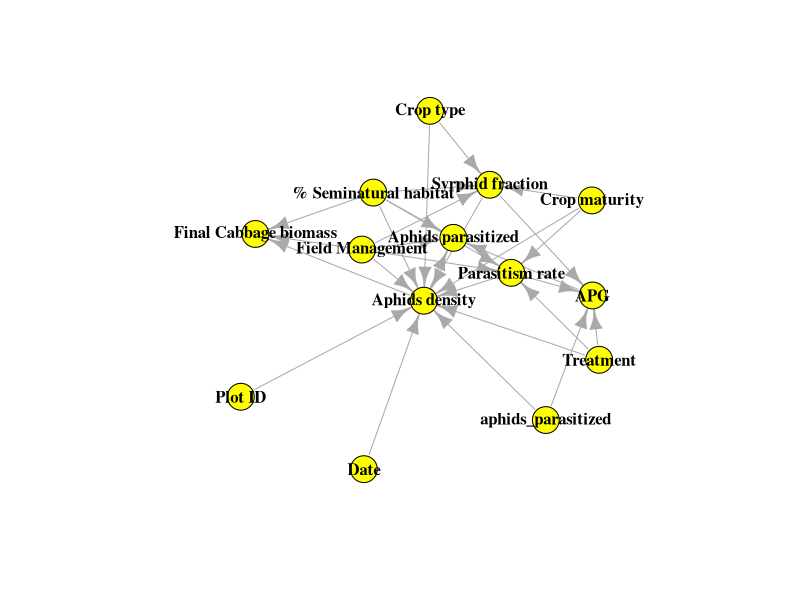
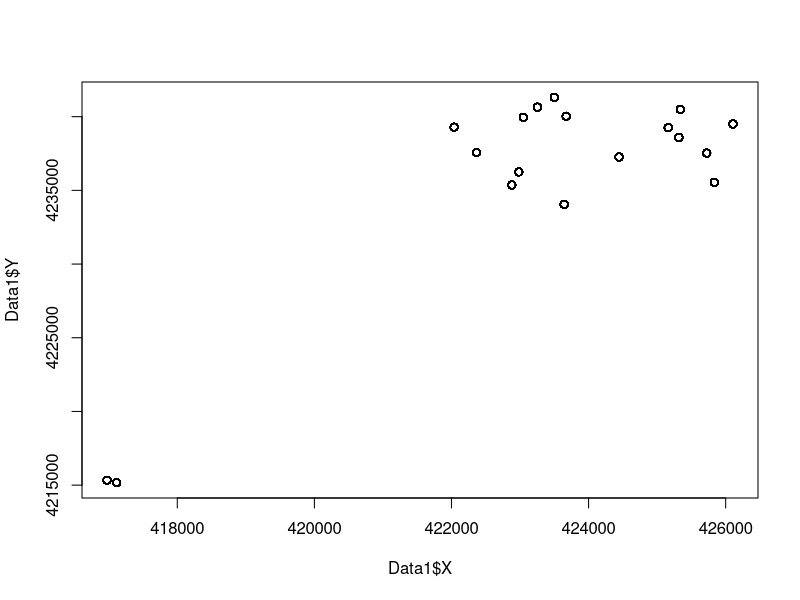
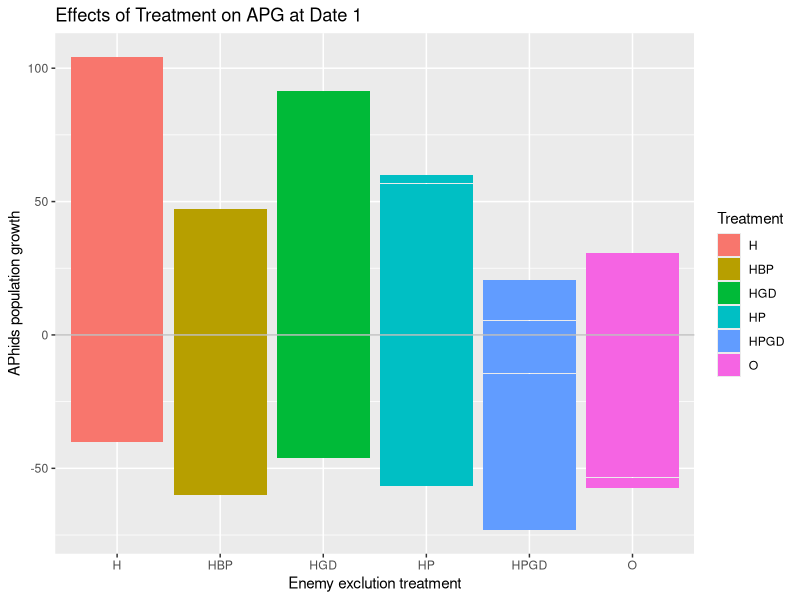
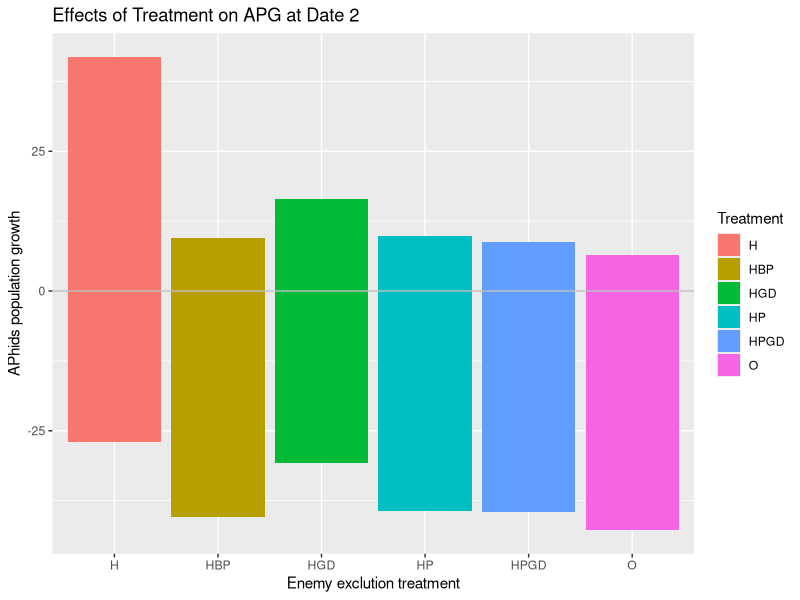
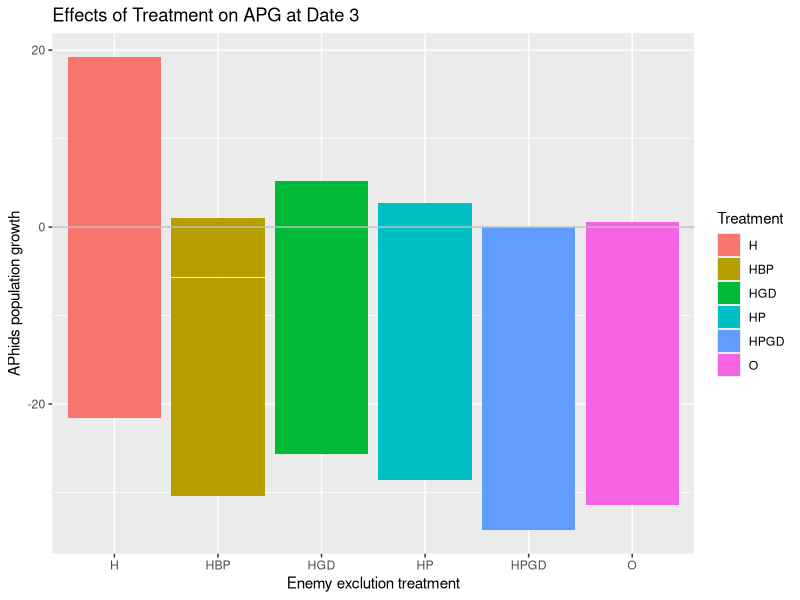
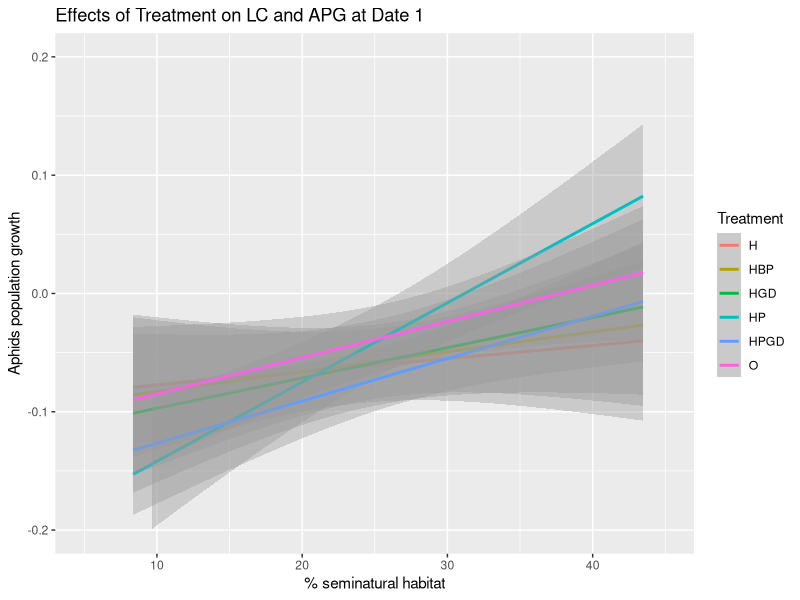
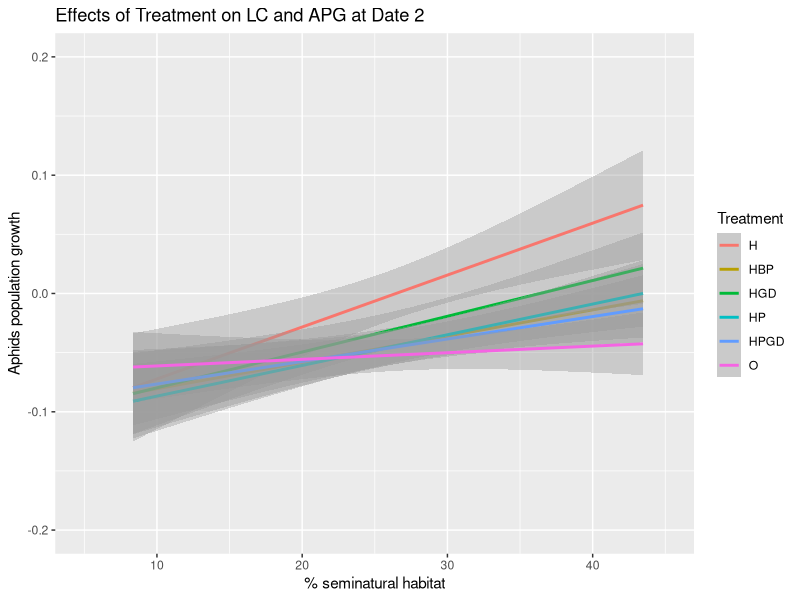
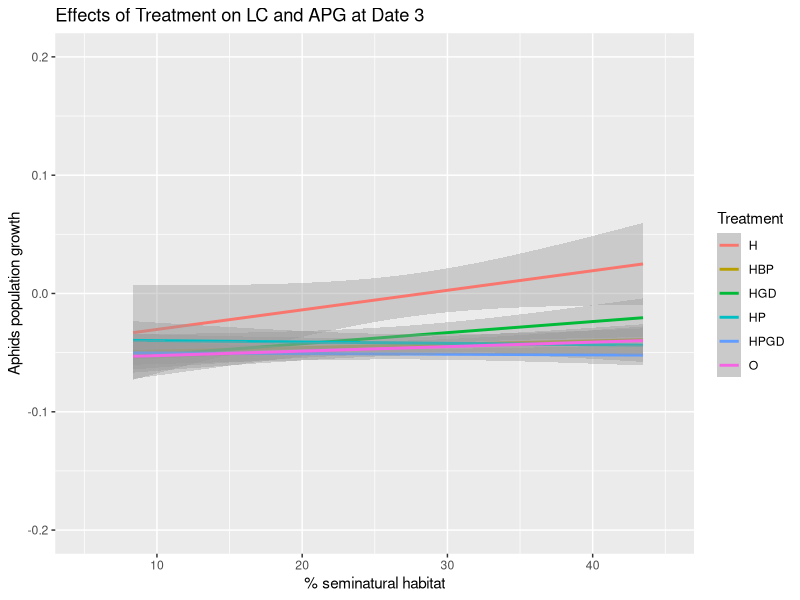

The R source for these figures, in order:
## ---- chunk 1
knitr::opts_chunk$set(echo = TRUE)
##install.packages("readxl")
##install.packages("igraph")

## ---- chunk 2
library(readxl)
library(igraph)
links <- read_excel("Relationships between variables.xlsx")
network <- graph_from_data_frame(d = links, directed = T) 
plot(network, vertex.color = "yellow", edge.arrow.size = 1, vertex.label.font = 2, vertex.label.color = "black")
## ---- chunk 3
Data1 <- read.table("Project data.csv", header = TRUE, dec = ",", sep = ";")
plot(Data1$X, Data1$Y)
## ---- chunk 4
#import data file
library(readr)
Data1 <- read.table("Project data.csv", header = TRUE, dec = ",", sep =";")

###dataframe for sampling date1 
DATE1 <- Data1[Data1$Date == "1", ]
DATE1_700 <- subset(DATE1, DATE1$BUFF_DIST == "700")

## ---- chunk 5
#calculate the aphids population growth at date1
logNaphids_D1_bar <- log(DATE1$aphid_live+1) - log(DATE1$aphidsinoculated_init+1) 
APG_D1_bar <- logNaphids_D1_bar/10
#dataframe for seminatural habitat and aphids population growth at date1 
DATE1APG_bar <- data.frame(DATE1,APG_D1_bar)
## ---- chunk 6
#plot
library(ggplot2)
Bar_APGD1 <- ggplot(DATE1APG_bar, aes(x = Treatment, y = APG_D1_bar, fill = Treatment))
Bar_APGD1 <- Bar_APGD1 + geom_bar(stat = "identity")
Bar_APGD1 <- Bar_APGD1 + labs(x= "Enemy exclution treatment", y="APhids population growth", title = "Effects of Treatment on APG at Date 1")
Bar_APGD1 <- Bar_APGD1 + geom_hline(yintercept=0, colour="grey") 
#Bar_APGD1 <- Bar_APGD1 + ylim(-0.1 , 0.15)
plot(Bar_APGD1)
## ---- chunk 7
####dataframe for sampling date2
DATE2 <- Data1[Data1$Date == "2", ]
DATE2_700 <- subset(DATE2, DATE2$BUFF_DIST == "700")

#Bar graph
#calculate the aphids population growth at date1
logNaphids_D2_bar <- log(DATE2$aphid_live+1) - log(DATE2$aphidsinoculated_init+1) 
APG_D2_bar <- logNaphids_D2_bar/20

#dataframe for seminatural habitat and aphids population growth at date1 
DATE2APG_bar <- data.frame(DATE2,APG_D2_bar)

#plot
Bar_APGD2 <- ggplot(DATE2APG_bar, aes(x = Treatment, y = APG_D2_bar, fill = Treatment))
Bar_APGD2 <- Bar_APGD2 + geom_bar(stat = "identity")
Bar_APGD2 <- Bar_APGD2 + labs(x= "Enemy exclution treatment", y="APhids population growth", title = "Effects of Treatment on APG at Date 2")
Bar_APGD2 <- Bar_APGD2 + geom_hline(yintercept=0, colour="grey") 
plot(Bar_APGD2)

## ---- chunk 8
####dataframe for sampling date3
DATE3 <- Data1[Data1$Date == "3", ]
DATE3_700 <- subset(DATE3, DATE3$BUFF_DIST == "700")

#calculate the aphids population growth at date1
logNaphids_D3_bar <- log(DATE3$aphid_live+1) - log(DATE3$aphidsinoculated_init+1) 
APG_D3_bar <- logNaphids_D3_bar/30

#dataframe for seminatural habitat and aphids population growth at date1 
DATE3APG_bar <- data.frame(DATE3,APG_D3_bar)

#plot
Bar_APGD3 <- ggplot(DATE3APG_bar, aes(x = Treatment, y = APG_D3_bar, fill = Treatment))
Bar_APGD3 <- Bar_APGD3 + geom_bar(stat = "identity")
Bar_APGD3 <- Bar_APGD3 + labs(x= "Enemy exclution treatment", y="APhids population growth", title = "Effects of Treatment on APG at Date 3")
Bar_APGD3 <- Bar_APGD3 + geom_hline(yintercept=0, colour="grey") 
plot(Bar_APGD3)


## ---- chunk 9
#calculate the aphids population growth at date1  
logNaphids_D1_line <- log(DATE1_700$aphid_live+1) - log(DATE1_700$aphidsinoculated_init+1) 
APG_D1_line <- logNaphids_D1_line/10 
## ---- chunk 10
#dataframe for seminatural habitat and aphids population growth at date1   
DATE1APG_line <- data.frame(DATE1_700,APG_D1_line)  
## ---- chunk 11
#barplot for % Seminatural habitat and APhid population growth
Line_APGD1 <- ggplot(DATE1APG_line, aes(x = Pt.seminatural, y = APG_D1_line, color = Treatment))
Line_APGD1 <- Line_APGD1 + labs(x= "% seminatural habitat", y="Aphids population growth", title = "Effects of Treatment on LC and APG at Date 1")
Line_APGD1 <- Line_APGD1 + geom_smooth(method = "lm")
Line_APGD1 <- Line_APGD1 +xlim(5,45) +ylim(-0.2 , 0.2)
print(Line_APGD1)
## ---- chunk 12
#calculate the aphids population growth at date1
logNaphids_D2_line <- log(DATE2_700$aphid_live+1) - log(DATE2_700$aphidsinoculated_init+1) 
APG_D2_line <- logNaphids_D2_line/20

#dataframe for seminatural habitat and aphids population growth at date1 
DATE2APG_line <- data.frame(DATE2_700,APG_D2_line)

#barplot for % Seminatural habitat and APhid population growth
Line_APGD2 <- ggplot(DATE2APG_line, aes(x = Pt.seminatural, y = APG_D2_line, color = Treatment))
Line_APGD2 <- Line_APGD2 + labs(x= "% seminatural habitat", y="Aphids population growth", title = "Effects of Treatment on LC and APG at Date 2")
# for scatter plot: use geom_point()
Line_APGD2 <- Line_APGD2 + geom_smooth(method = "lm")
Line_APGD2 <- Line_APGD2 +xlim(5,45) +ylim(-0.2 , 0.2)
print(Line_APGD2)
## ---- chunk 13
#calculate the aphids population growth at date1
logNaphids_D3_line <- log(DATE3_700$aphid_live+1) - log(DATE3_700$aphidsinoculated_init+1) 
APG_D3_line <- logNaphids_D3_line/30

#dataframe for seminatural habitat and aphids population growth at date1 
DATE3APG_line <- data.frame(DATE3_700,APG_D3_line)

#barplot for % Seminatural habitat and APhid population growth
Line_APGD3 <- ggplot(DATE3APG_line, aes(x = Pt.seminatural, y = APG_D3_line, color = Treatment))
Line_APGD3 <- Line_APGD3 + labs(x= "% seminatural habitat", y="Aphids population growth", title = "Effects of Treatment on LC and APG at Date 3")
# for scatter plot: use geom_point()
Line_APGD3 <- Line_APGD3 + geom_smooth(method = "lm")
Line_APGD3 <- Line_APGD3 +xlim(5,45) +ylim(-0.2 , 0.2)
print(Line_APGD3)

## ---- chunk 14
#dataframe for sampling date1 
DATE1 <- Data1[Data1$Date == "1", ]
DATE1_200 <-  subset(DATE1, DATE1$BUFF_DIST == "200")

# parasitism rate 
PR_D1_bar　<- DATE1$aphid_parasitized/(DATE1$aphid_live + DATE1$aphid_parasitized)

#add parasitism rate to the dataframe 
DATE1PR_bar <- data.frame(DATE1,PR_D1_bar)

#plot
Bar_PRD1 <- ggplot(DATE1PR_bar, aes(x = Treatment, y = PR_D1_bar, fill = Treatment))
Bar_PRD1 <- Bar_PRD1 + geom_bar(stat = "identity")
Bar_PRD1 <- Bar_PRD1 + labs(x= "Enemy exclution treatment", y="Parasitism rate", title = "Effects of Treatment on PR at Date 1")
plot(Bar_PRD1)

## ---- chunk 15
# parasitism rate 
PR_D2_bar　<- DATE2$aphid_parasitized/(DATE2$aphid_live + DATE2$aphid_parasitized)

#dataframe including PR
DATE2PR_bar <- data.frame(DATE2,PR_D2_bar)

#plot
Bar_PRD2 <- ggplot(DATE2PR_bar, aes(x = Treatment, y = PR_D2_bar, fill = Treatment))
Bar_PRD2 <- Bar_PRD2 + geom_bar(stat = "identity")
Bar_PRD2 <- Bar_PRD2 + labs(x= "Enemy exclution treatment", y="Parasitism rate", title = "Effects of Treatment on PR at Date 2")
plot(Bar_PRD2)

## ---- chunk 16
# parasitism rate - Treatment
PR_D3_bar　<- DATE3$aphid_parasitized/(DATE3$aphid_live + DATE3$aphid_parasitized)

#dataframe including parasitism rate at date3 
DATE3PR_bar <- data.frame(DATE3,PR_D3_bar)

#plot 
Bar_PRD3 <- ggplot(DATE3PR_bar, aes(x = Treatment, y = PR_D3_bar, fill = Treatment))
Bar_PRD3 <- Bar_PRD3 + geom_bar(stat = "identity")
Bar_PRD3 <- Bar_PRD3 + labs(x= "Enemy exclution treatment", y="Parasitism rate", title = "Effects of Treatment on PR at Date 3")
plot(Bar_PRD3)

## ---- chunk 17
Data1 <- read.table("Project data.csv", header = TRUE, dec = ",", sep =";")
Date_1 <- Data1[Data1$Date == "1", ]
syrphid_fraction <- (Date_1$syrphidl_p /((Date_1$aphid_live)+(Date_1$syrphidl_p)))
Date_1$syrphid_fraction <- syrphid_fraction

Date1buff <- subset(Date_1, BUFF_DIST ==900)

# lm using Date_1
lm1 <- lm(Date1buff$syrphid_fraction ~ Date1buff$Pt.seminatural)

# ggplot using Date1buff
ggplot(Date1buff, aes(x= Pt.seminatural, y= syrphid_fraction, 
                   color = Treatment)) +
  geom_jitter()+
  geom_smooth(method="exp")
## ---- chunk 18
#barplot using Date_1
G1 <- ggplot(Date_1, aes(x= Treatment, y= syrphid_fraction, fill = Treatment))+
  geom_bar(stat="identity")+
  labs(x="Treatment", y="Syrphid fraction", title="Effect of NE treatment on syrphid fraction at Date 1")
print(G1)
## ---- chunk 19
# lm using Date_2
Date_2 <- Data1[Data1$Date == "2", ]
syrphid_fraction <- (Date_2$syrphidl_p /((Date_2$aphid_live)+(Date_2$syrphidl_p)))
Date_2$syrphid_fraction <- syrphid_fraction

Date2buff <- subset(Date_2, BUFF_DIST ==900)

lm1 <- lm(Date_2$syrphid_fraction ~ Date_2$Pt.seminatural)

# ggplot using Date2buff
ggplot(Date2buff, aes(x= Pt.seminatural, y= syrphid_fraction, 
                      color = Treatment)) +
  geom_jitter()+
  geom_smooth(method="exp")
## ---- chunk 20
#barplot using Date_2
G1 <- ggplot(Date_2, aes(x= Treatment, y= syrphid_fraction, fill = Treatment))+
  geom_bar(stat="identity")+
  labs(x="Treatment", y="Syrphid fraction", title="Effect of NE treatment on syrphid fraction at Date 2")
print(G1)

## ---- chunk 21
Date_3 <- Data1[Data1$Date == "3", ]
syrphid_fraction <- (Date_3$syrphidl_p /((Date_3$aphid_live)+(Date_3$syrphidl_p)))
Date_3$syrphid_fraction <- syrphid_fraction

Date3buff <- subset(Date_3, BUFF_DIST ==900)


# lm using Date_3
lm1 <- lm(Date_3$syrphid_fraction ~ Date_3$Pt.seminatural)

# ggplot using Date3buff
ggplot(Date3buff, aes(x= Pt.seminatural, y= syrphid_fraction, 
                      color = Treatment)) +
  geom_jitter()+
  geom_smooth(method="exp")
## ---- chunk 22
#barplot using Date_3
G1 <- ggplot(Date_3, aes(x= Treatment, y= syrphid_fraction, fill = Treatment))+
  geom_bar(stat="identity")+
  labs(x="Treatment", y="Syrphid fraction", title="Effect of NE treatment on syrphid fraction at Date 3")
print(G1)

# one inconsistency: second highest number should not be HPGD, but HGD according to the article. 

